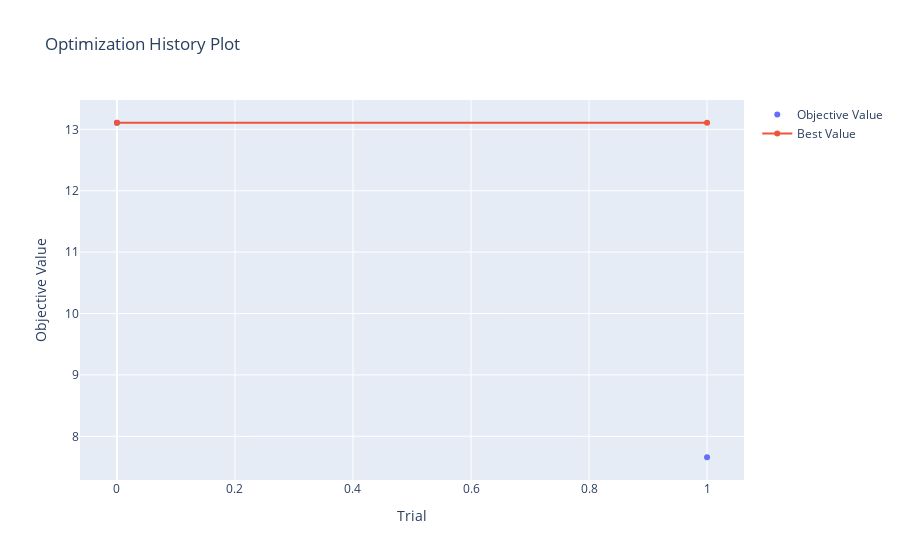

The cell this chart's notebook holds for it:
### Code cell
optuna.visualization.plot_optimization_history(study)

### Figure 1 — Plotly figure (JSON) as saved in the notebook; plotly's stock layout.template omitted (floating-point values rounded to 4 significant figures)
{"data": [{"mode": "markers", "name": "Objective Value", "type": "scatter", "x": [0, 1], "y": [13.11, 7.659]}, {"name": "Best Value", "type": "scatter", "x": [0, 1], "y": [13.11, 13.11]}], "layout": {"title": {"text": "Optimization History Plot"}, "xaxis": {"title": {"text": "Trial"}}, "yaxis": {"title": {"text": "Objective Value"}}}}
